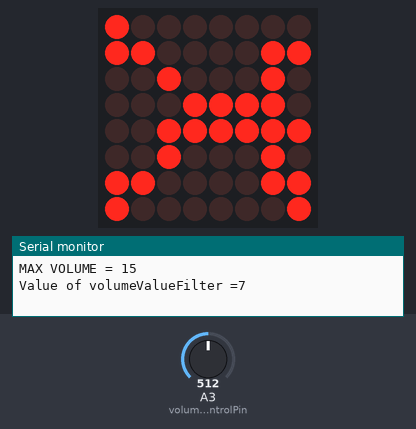
A program run on a simulated Arduino Uno, built with avr-gcc and run on an emulated ATmega328P. Parts: 8×8 LED matrix, the last lines printed to the serial monitor. Inputs (shaded band) come from the test bench; at power-on: A3 (volumeControlPin) = 512.

Above: at 1.2 s.
1.3 s: A3 (volumeControlPin) set to 716
At 2.4 s:
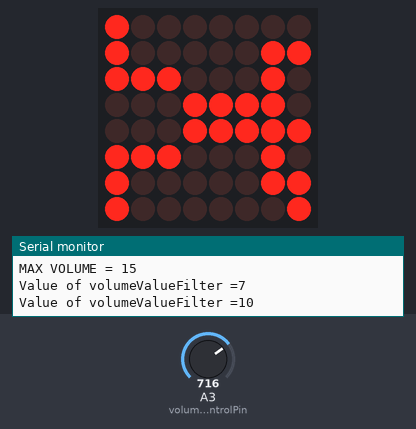
2.8 s: A3 (volumeControlPin) set to 900
At 3.6 s:
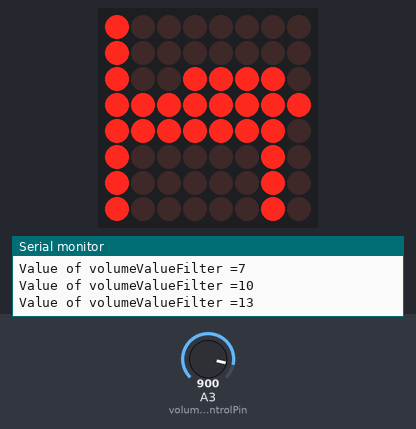
4.3 s: A3 (volumeControlPin) set to 1023
At 4.7 s:
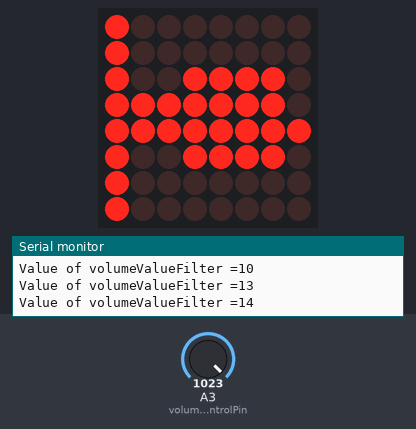
5.8 s: A3 (volumeControlPin) set to 306
At 7.0 s:
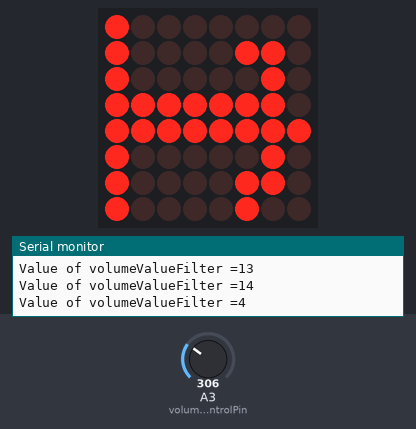
7.3 s: A3 (volumeControlPin) set to 122
At 8.2 s:
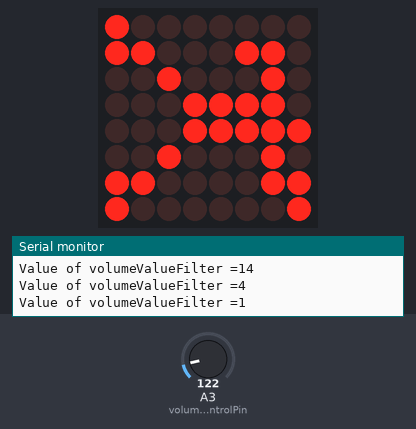
8.8 s: A3 (volumeControlPin) set to 0
At 9.4 s:
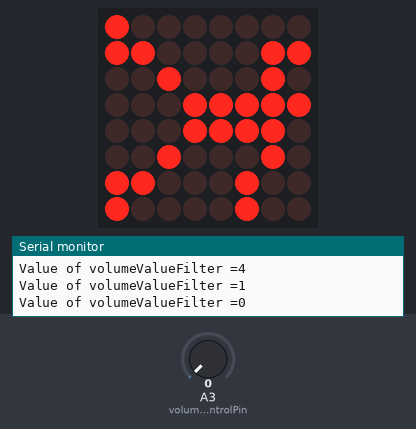
Timing chart, 0 to 11.3 s (numbered marks = the images above; inputs shaded):
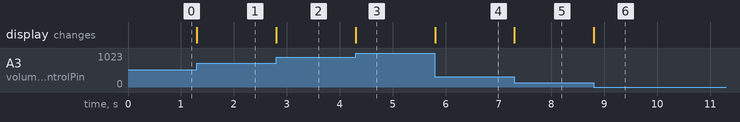

Measured:
- after the input at 1.3 s, the display: changes at once (image 1)
- after the input at 2.8 s, the display: changes at once (image 2)
- after the input at 4.3 s, the display: changes at once (image 3)
- after the input at 5.8 s, the display: changes at once (image 4)
- after the input at 7.3 s, the display: changes at once (image 5)
- after the input at 8.8 s, the display: changes at once (image 6)

The program:

main.cpp
```cpp
#include <Arduino.h>
#include "LedControl.h"
#define volumeControlPin  A3
int volumeValue  = 0;
int volumeValueFilter = 0;

#define MAX_DEVICES 1

#define CLK_PIN   13
#define DATA_PIN  11
#define CS_PIN    10

byte array[][8]=
{

 { 0x80, 0xC3, 0x22, 0x1F, 0x1E, 0x22, 0xC4, 0x84, },
 { 0x80, 0xC6, 0x22, 0x1E, 0x1F, 0x22, 0xC3, 0x81, },
 { 0x80, 0xC6, 0x22, 0x1E, 0x1F, 0x22, 0xC6, 0x84, },
 { 0x80, 0x86, 0x82, 0xFE, 0x1F, 0x22, 0xC6, 0x84, },
 { 0x80, 0x86, 0x82, 0xFE, 0xFF, 0x82, 0x86, 0x84, },
 { 0x80, 0x43, 0x22, 0x1E, 0xFF, 0x82, 0x86, 0x84, },
 { 0x80, 0xC3, 0x22, 0x1F, 0x3E, 0x22, 0xC3, 0x81, },
 { 0x80, 0xC3, 0x22, 0x1E, 0x3F, 0x22, 0xC3, 0x81, },
 { 0x80, 0x86, 0xE2, 0x1E, 0x3F, 0x22, 0xC3, 0x81, },
 { 0x80, 0x86, 0xE2, 0x1F, 0x7E, 0x42, 0x83, 0x81, },
 { 0x80, 0x83, 0xE2, 0x1E, 0x1F, 0xE2, 0x83, 0x81, },
 { 0x81, 0x83, 0x82, 0xFE, 0xFF, 0x82, 0x83, 0x81, },
 { 0x84, 0x86, 0x82, 0xFF, 0xFE, 0x82, 0x83, 0x81, },
 { 0x80, 0x80, 0x9E, 0xFF, 0xFE, 0x82, 0x82, 0x82, },
 { 0x80, 0x80, 0x9E, 0xFE, 0xFF, 0x9E, 0x80, 0x80, },
};

#define SIZE_MAX(X) sizeof(X)/sizeof(X[0])
LedControl lc = LedControl(DATA_PIN, CLK_PIN, CS_PIN, 1);  // Create a LedControl object
/// INIT AREA////////////
void initSerial()
{
  Serial.begin(115200);
  Serial.print("MAX VOLUME = ");
  int valueMaxVolume = SIZE_MAX(array);
  Serial.print(valueMaxVolume);
   Serial.println();

}
void initMatrix7219()
{
  lc.shutdown(0, false);  // Wake up the MAX7219
  lc.setIntensity(0, 8);  // Set the brightness (0-15)
  lc.clearDisplay(0);     // Clear the displa
}
void displayIcon(byte icon[]) {
  for (int row = 0; row < 8; row++) {
    lc.setRow(0, row, icon[row]);
  }
}

////HANDLE AREA////////////
void volumeHandle()
{
  volumeValue = analogRead(volumeControlPin);
  volumeValueFilter = map(volumeValue,0,1024,0,SIZE_MAX(array));

}
void matrixHandle()
{
  static int preVolumeValue = 1000;
  if(preVolumeValue!= volumeValueFilter)
  {
    Serial.print("Value of volumeValueFilter =");
    Serial.print(volumeValueFilter);
    Serial.println();
    lc.clearDisplay(0);
    displayIcon(array[volumeValueFilter]);
    preVolumeValue = volumeValueFilter;
  }
}
void setup() {
  initSerial();
  initMatrix7219();
}

void loop()
{
  volumeHandle();
  matrixHandle();
}
```
